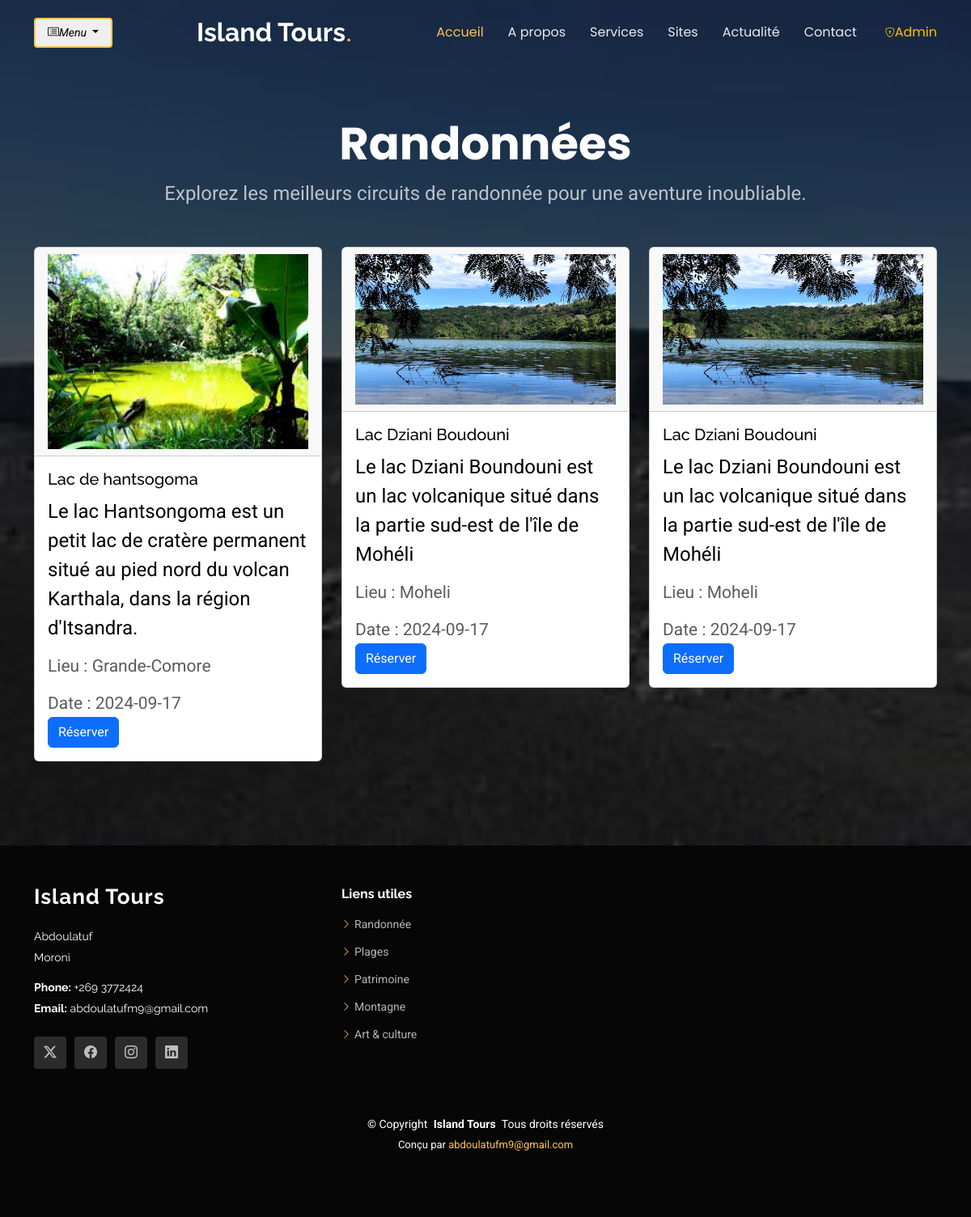
The app's page /randonnee.php (signed in) with its own data.
### tables this page shows
CREATE TABLE `circuit` (
  `id` int(250) NOT NULL,
  `nom_circuit` varchar(255) NOT NULL,
  `page` varchar(50) NOT NULL,
  `lieu` varchar(255) NOT NULL,
  `date` date NOT NULL,
  `image` varchar(100) NOT NULL,
  `description` varchar(500) NOT NULL
);

### lib/Session.php (called while the page is built, shortened)
<?php
class Session
{
    public static function get($key)
    {
        if (isset($_SESSION[$key])) {
            return $_SESSION[$key];
        }
        return false;
    }
}

### classes/Database.php (called while the page is built, shortened)
<?php
class Database
{
    public $pdo;
    private static $instance = null;
    public function __construct()
    {
        try {
            $this->pdo = new PDO("mysql:host=localhost;dbname=db_circuit", "root", "");
            $this->pdo->setAttribute(PDO::ATTR_ERRMODE, PDO::ERRMODE_EXCEPTION);
        } catch (PDOException $e) {
            die("Erreur de connexion à la base de données : " . $e->getMessage());
        }
    }
    public static function getInstance()
    {
        if (self::$instance == null) {
            self::$instance = new Database();
        }
        return self::$instance;
    }
    public function prepare($sql)
    {
        return $this->pdo->prepare($sql);
    }
}

### randonnee.php (the view, shortened to what this page needs)
<?php
include 'inc/header.php';
$db = Database::getInstance();
$sql = "SELECT * FROM circuit WHERE page = 'randonnee'";
$stmt = $db->prepare($sql);
$stmt->execute();
$circuits = $stmt->fetchAll(PDO::FETCH_ASSOC);
?>
<main class="main">
    <section class="hero section dark-background" data-aos="fade-up" data-aos-delay="100">
        <div class="container">
            <h2 class="text-center mt-4">Randonnées</h2>
            <p class="text-center">Explorez les meilleurs circuits de randonnée pour une aventure inoubliable.</p>
            <div class="row mt-5" data-aos="fade-up" data-aos-delay="200">
                <?php if (!empty($circuits)) : ?>
                    <?php foreach ($circuits as $circuit) : ?>
                        <div class="col-md-4">
                            <div class="card mb-4">
                                <?php
                                $imagePath = './uploads/' . htmlspecialchars($circuit['image']);
                                ?>
                                <div class="card-header">
                                    <img src="<?php echo $imagePath; ?>" style="position:initial!important" class="img-fluid" alt="<?php echo htmlspecialchars($circuit['nom_circuit']); ?>">
                                </div>
                                <div class="card-body">
                                    <h5 class="card-title text-black"><?php echo htmlspecialchars($circuit['nom_circuit']); ?></h5>
                                    <p class="card-text text-black"><?php echo htmlspecialchars($circuit['description']); ?></p>
                                    <p class="card-text"><small class="text-muted">Lieu : <?php echo htmlspecialchars($circuit['lieu']); ?></small></p>
                                    <p class="card-text"><small class="text-muted">Date : <?php echo htmlspecialchars($circuit['date']); ?></small></p>
                                    <a href="reservation.php?id=<?php echo $circuit['id']; ?>" class="btn btn-primary">Réserver</a>
                                </div>
                            </div>
                        </div>
                    <?php endforeach; ?>
                <?php else : ?>
                    <p class="text-center">Aucun circuit de randonnée disponible pour le moment.</p>
                <?php endif; ?>
            </div>
        </div>
    </section>
</main>
<?php
include 'inc/footer.php';
?>

### inc/header.php (shortened to what this page needs)
<?php
$filepath = realpath(dirname(__FILE__));
include_once $filepath . "/../lib/Session.php";
?>
<!DOCTYPE html>
<html lang="en">
<head>
    <link href="assets/vendor/bootstrap/css/bootstrap.min.css" rel="stylesheet">
    <link href="assets/vendor/bootstrap-icons/bootstrap-icons.css" rel="stylesheet">
    <link href="assets/vendor/aos/aos.css" rel="stylesheet">
    <link href="assets/vendor/swiper/swiper-bundle.min.css" rel="stylesheet">
    <link href="assets/vendor/glightbox/css/glightbox.min.css" rel="stylesheet">
    <link href="assets/css/main.css" rel="stylesheet">
</head>
<body class="index-page">
    <header id="header" class="header d-flex align-items-center fixed-top">
        <div class="container-fluid container-xl position-relative d-flex align-items-center justify-content-between">
            <a href="index.php" class="logo d-flex align-items-center me-auto me-lg-0">
                <h1 class="sitename">Island Tours</h1>
                <span>.</span>
            </a>
            <nav id="navmenu" class="navmenu">
                <ul>
                    <li><a href="index.php#accueil" class="active">Accueil<br></a></li>
                    <li><a href="index.php#a_propos">A propos</a></li>
                    <li><a href="index.php#services">Services</a></li>
                    <li><a href="index.php#sites">Sites</a></li>
                    <li><a href="index.php#actualite">Actualité</a></li>
                    <li><a href="index.php#contact">Contact</a></li>
                    <?php if (Session::get('roleid') == '1') :
                    ?>
                        <li><a href="Admin_Panel/index.php" class="text-warning"><i class="bi bi-shield-lock"></i> Admin</a></li>
                    <?php endif; ?>
                </ul>
            </nav>
            <div class="dropdown">
                <button class="btn-getstarted dropdown-toggle text-black" type="button" id="dropdownMenuButton" data-bs-toggle="dropdown" aria-expanded="false">
                    <i class="bi bi-card-list">Menu</i>
                </button>
            </div>
        </div>
    </header>

### inc/footer.php (shortened to what this page needs)
<footer id="footer" class="footer dark-background">
  <div class="footer-top">
    <div class="container">
      <div class="row gy-4">
        <div class="col-lg-4 col-md-6 footer-about">
          <a href="index.html" class="logo d-flex align-items-center">
            <span class="sitename">Island Tours</span>
          </a>
          <div class="footer-contact pt-3">
            <p>Abdoulatuf</p>
            <p>Moroni</p>
            <p class="mt-3"><strong>Phone:</strong> <span>+269 3772424</span></p>
            <p><strong>Email:</strong> <span>abdoulatufm9@gmail.com</span></p>
          </div>
          <div class="social-links d-flex mt-4">
            <a href=""><i class="bi bi-twitter-x"></i></a>
            <a href=""><i class="bi bi-facebook"></i></a>
            <a href=""><i class="bi bi-instagram"></i></a>
            <a href=""><i class="bi bi-linkedin"></i></a>
          </div>
        </div>
        <div class="col-lg-2 col-md-3 footer-links">
          <h4>Liens utiles</h4>
          <ul>
            <li><i class="bi bi-chevron-right"></i> <a href="randonnee.php"> Randonnée</a></li>
            <li><i class="bi bi-chevron-right"></i> <a href="plages.php">Plages </a></li>
            <li><i class="bi bi-chevron-right"></i> <a href="patrimoine.php"> Patrimoine</a></li>
            <li><i class="bi bi-chevron-right"></i> <a href="montagne.php"> Montagne</a></li>
            <li><i class="bi bi-chevron-right"></i> <a href="art_culture.php">Art & culture</a></li>
          </ul>
        </div>
        <div class="copyright">
          <div class="container text-center">
            <p>© <span>Copyright</span> <strong class="px-1 sitename">Island Tours</strong> <span>Tous droits réservés</span></p>
            <div class="credits">
              Conçu par <a href="https://bootstrapmade.com/">abdoulatufm9@gmail.com</a>
            </div>
          </div>
        </div>
</footer>
</body>
</html>

### records on screen
circuit: image (picture), nom_circuit "Lac de hantsogoma", description "Le lac Hantsongoma est un petit lac de cratère permanent situé au pied nord du volcan Karthala, dans la région d'Itsandra.", lieu "Grande-Comore", date "2024-09-17"
circuit: image (picture), nom_circuit "Lac Dziani Boudouni", description "Le lac Dziani Boundouni est un lac volcanique situé dans la partie sud-est de l'île de Mohéli", lieu "Moheli", date "2024-09-17"
circuit: image (picture), nom_circuit "Lac Dziani Boudouni", description "Le lac Dziani Boundouni est un lac volcanique situé dans la partie sud-est de l'île de Mohéli", lieu "Moheli", date "2024-09-17"
